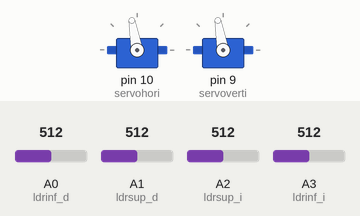
Recording of a sketch running on a simulated Arduino Uno, built with avr-gcc and run on an emulated ATmega328P. Parts: 2 × servo. Inputs (shaded band) come from the test bench; at power-on: A0 (ldrinf_d) = 512, A1 (ldrsup_d) = 512, A2 (ldrsup_i) = 512, A3 (ldrinf_i) = 512.

Above: at 1.7 s.
1.8 s: A0 (ldrinf_d) set to 521
At 4.14 s:
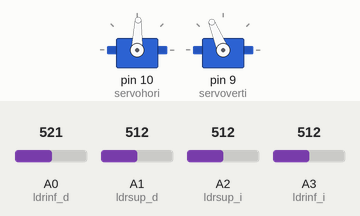
4.8 s: A1 (ldrsup_d) set to 529
7.8 s: A2 (ldrsup_i) set to 538
At 7.9 s:
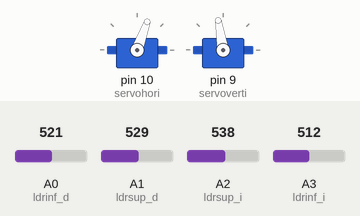
10.8 s: A3 (ldrinf_i) set to 716
At 13.17 s:
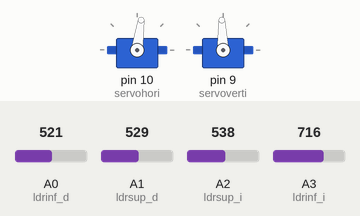
13.8 s: A2 (ldrsup_i) set to 716
At 16.78 s:
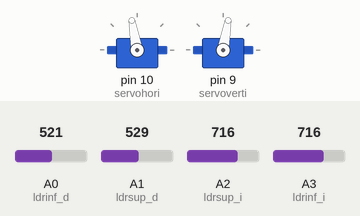
16.8 s: A3 (ldrinf_i) set to 306
Timing chart, 0 to 22.4 s (numbered marks = the images above; inputs shaded):
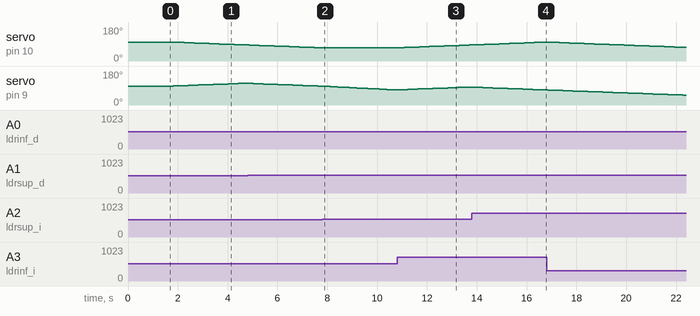

Measured:
- the behaviour switches between 513 and 514 on A0 (ldrinf_d) (found by bisection; images 0 and 1)
- the behaviour switches between 537 and 538 on A2 (ldrsup_i) (found by bisection; images 1 and 2)
- after the input at 1.8 s, servo on pin 10 (servohori): moves from 100° to 85° over 2.8 s, starting after 0.06 s; servo on pin 9 (servoverti): moves from 100° to 115° over 2.8 s, starting at once
- after the input at 7.8 s, servo on pin 10 (servohori): stays 70° (without the input it goes to 69° after 0.08 s)
- after the input at 10.8 s, servo on pin 10 (servohori): moves from 70° to 85° over 2.8 s, starting after 0.09 s

The sketch:

servo.ino
```cpp
#include <Servo.h>

//Definiendo Servos
Servo servohori; //Servo horizontal
int servoh = 100;
int servohLimitHigh = 160; //Valor maximo de movimiento de 160
int servohLimitLow = 20; //Valor minimod de movimiento de 20

Servo servoverti; //Servo vertical
int servov = 100;
int servovLimitHigh = 160; //Valor maximo de movimiento de 160
int servovLimitLow = 20; //Valor minimod de movimiento de 20

//Asignacion de variables LDR
int ldrsup_i = 2; //LDR superior izquierdo
int ldrsup_d = 1; //LDR superior derecho
int ldrinf_i = 3; //LDR inferior izquierdo
int ldrinf_d = 0; //LDR inferior derecho

void setup () //Parte que se ejecutara una sola vez
{
  servohori.attach(10);
  servohori.write(100); //Ubica al servo horizontal en la posicion 100
  servoverti.attach(9);
  servoverti.write(100); //Ubica al servo vertical en la posicion 100
  delay(500); //Retraso o delay de 500 milisegundos
}

void loop() //Parte que se repetira constantemente
{
  servoh = servohori.read(); //Lee los valores actuales del servo horizontal
  servov = servoverti.read(); //Lee los valore actuales del servo vertical
  //Asignando valores analogicos de cada LDR
  int sup_i = analogRead(ldrsup_i); //Valor del LDR superior izquierdo
  int sup_d = analogRead(ldrsup_d); //Valor del LDR superior derecho
  int inf_i = analogRead(ldrinf_i); //Valor del LDR inferior izquierdo
  int inf_d = analogRead(ldrinf_d); //Valor del LDR inferior derecho

  // calculando el Promedio de los LDRs

  int promsup = (sup_i + sup_d) / 2; //Promedio de los LDRs superiores
  int prominf = (inf_i + inf_d) / 2; //Promedio de los LDRs inferiores
  int prom_i = (sup_i + inf_i) / 2; //Promedio de los LDRs izquierdos
  int prom_d = (sup_d + inf_d) / 2; //Promedio de los LDRs derechos

  //Condicion para el movimiento de los servos

  /*Si el promedio de los LDRs superiores es menor al de los LDRs inferiores
  el servo vertical se movera hacia arriba*/
  if (promsup < prominf)
  {
    servoverti.write(servov +1);

    //Condicion que evita que el servo se pase del valor limite
    if (servov > servovLimitHigh)
     {
      servov = servovLimitHigh;
     }
    delay(50); //Retraso o delay de 10 milisegundos
  }
  /*Si el promedio de los LDRs superiores es mayor al de los LDRs inferiores
  el servo vertical se movera hacia abajo*/
  else if (prominf < promsup)
  {
    servoverti.write(servov -1);

    //Condicion que evita que el servo se pase del valor limite
    if (servov < servovLimitLow)
    {
      servov = servovLimitLow;
    }
    delay(50); //Retraso o delay de 10 milisegundos
  }
  //De otro modo, se mantendra en el mismo valor
  else
  {
    servoverti.write(servov);
  }
  /*Si el promedio de los LDRs izquierdos es mayor al de los LDRs derechos
  el servo horizontal se movera hacia la derecha*/
  if (prom_i > prom_d)
  {
    servohori.write(servoh +1);
    //Condicion que evita que el servo pase del valor limite
    if (servoh > servohLimitHigh)
    {
    servoh = servohLimitHigh;
    }
    delay(50); //Retraso o delay de 10 milisegundos
  }
  /*Si el promedio de los LDRs derechos es mayor al de los LDRs izquierdos
  el servo horizontal se movera hacia la izquierda*/
  else if (prom_d > prom_i)
  {
    servohori.write(servoh -1);
    //Condicion que evita que el servo pase del valor limite
    if (servoh < servohLimitLow)
     {
     servoh = servohLimitLow;
     }
    delay(50); //Retraso o delay de 10 milisegundos
  }
  //De otro modo, se mantendra en el mismo valor
  else
  {
    servohori.write(servoh);
  }
  delay(100); //Retraso o delay de 50 milisegundos
}
```
